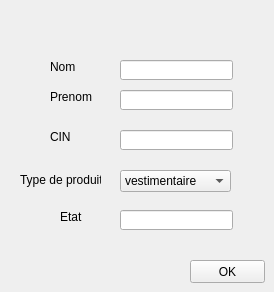
          <widget class="QWidget" name="modification">
           <attribute name="title">
            <string>Modification</string>
           </attribute>
           <widget class="QLabel" name="label_47">
            <property name="geometry">
             <rect>
              <x>20</x>
              <y>170</y>
              <width>81</width>
              <height>20</height>
             </rect>
            </property>
            <property name="text">
             <string>Type de produit</string>
            </property>
           </widget>
           <widget class="QLabel" name="label_48">
            <property name="geometry">
             <rect>
              <x>60</x>
              <y>210</y>
              <width>47</width>
              <height>14</height>
             </rect>
            </property>
            <property name="text">
             <string>Etat</string>
            </property>
           </widget>
           <widget class="QLineEdit" name="modifetat">
            <property name="geometry">
             <rect>
              <x>120</x>
              <y>210</y>
              <width>113</width>
              <height>20</height>
             </rect>
            </property>
           </widget>
           <widget class="QLineEdit" name="modifcin">
            <property name="geometry">
             <rect>
              <x>120</x>
              <y>130</y>
              <width>113</width>
              <height>20</height>
             </rect>
            </property>
           </widget>
           <widget class="QLabel" name="label_49">
            <property name="geometry">
             <rect>
              <x>50</x>
              <y>130</y>
              <width>47</width>
              <height>14</height>
             </rect>
            </property>
            <property name="text">
             <string>CIN</string>
            </property>
           </widget>
           <widget class="QPushButton" name="pushButton_13">
            <property name="geometry">
             <rect>
              <x>190</x>
              <y>260</y>
              <width>75</width>
              <height>23</height>
             </rect>
            </property>
            <property name="text">
             <string>OK</string>
            </property>
           </widget>
           <widget class="QLineEdit" name="modifprenom">
            <property name="geometry">
             <rect>
              <x>120</x>
              <y>60</y>
              <width>113</width>
              <height>20</height>
             </rect>
            </property>
           </widget>
           <widget class="QLineEdit" name="modifnom">
            <property name="geometry">
             <rect>
              <x>120</x>
              <y>90</y>
              <width>113</width>
              <height>20</height>
             </rect>
            </property>
           </widget>
           <widget class="QLabel" name="label_58">
            <property name="geometry">
             <rect>
              <x>50</x>
              <y>60</y>
              <width>47</width>
              <height>14</height>
             </rect>
            </property>
            <property name="text">
             <string>Nom</string>
            </property>
           </widget>
           <widget class="QLabel" name="label_34">
            <property name="geometry">
             <rect>
              <x>50</x>
              <y>90</y>
              <width>47</width>
              <height>14</height>
             </rect>
            </property>
            <property name="text">
             <string>Prenom</string>
            </property>
           </widget>
           <widget class="QComboBox" name="modiftype">
            <property name="geometry">
             <rect>
              <x>120</x>
              <y>170</y>
              <width>111</width>
              <height>22</height>
             </rect>
            </property>
            <item>
             <property name="text">
              <string>vestimentaire</string>
             </property>
            </item>
            <item>
             <property name="text">
              <string>informatique</string>
             </property>
            </item>
            <item>
             <property name="text">
              <string>bureautique</string>
             </property>
            </item>
           </widget>
          </widget>
